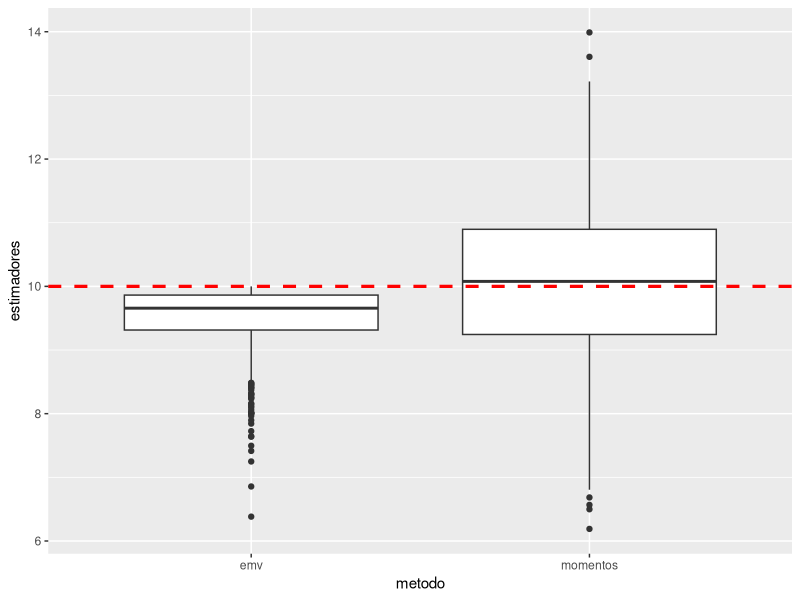

This figure's R source:
library(tidyverse)

# Parámetros --------------------------------------------------------------

theta <- 10  # valor verdadero del parámetro
n <- 20   # tamaño muestral
m <- 1000 # número de muestras

# Genera los datos --------------------------------------------------------


set.seed(1234)   # para reproducir los resultados
muestras <- matrix(runif(n*m, 0, theta), n) # n filas m columnas

# Calcula estimadores ----------------------------------------------------- 

emv <- apply(muestras, 2, max)
momentos <- 2*apply(muestras, 2, mean)
metodo <- gl(2, m, labels = c('emv', 'momentos'))
df <- data.frame(estimadores = c(emv, momentos), metodo = metodo)

# Gráficos ----------------------------------------------------------------

ggplot(df) +
  geom_boxplot(aes(x = metodo, y = estimadores)) +
  geom_hline(yintercept = theta, col = 'red', size = 1.1, linetype = 2)

